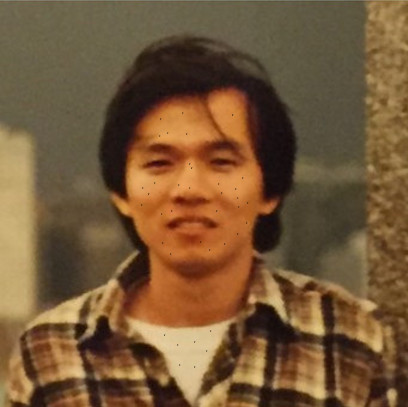
#> input picture mybook/opencv_king_book/ch11/hung.jpg, 408 x 407 px
$ python ch11_2_1.py
#> lines starting #> are read from the running program, lines starting #| are printed output that depends on the picture
# ch11_2_1.py
import cv2

src = cv2.imread("hung.jpg")
#> src is the input picture: shape (407, 408, 3); mean B, G, R 55.9, 87.9, 117.5
dst1 = cv2.boxFilter(src,-1,(2,2),normalize=0)  # ksize是 2x2 的濾波核
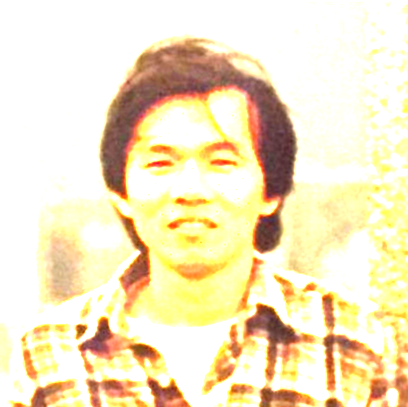
#> dst1: shape (407, 408, 3); mean B, G, R 194, 229.2, 243.7
dst2 = cv2.boxFilter(src,-1,(3,3),normalize=0)  # ksize是 3x3 的濾波核
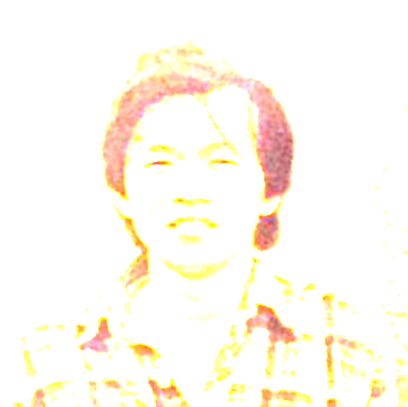
#> dst2: shape (407, 408, 3); mean B, G, R 239.2, 249.2, 254.5
dst3 = cv2.boxFilter(src,-1,(5,5),normalize=0)  # ksize是 5x5 的濾波核
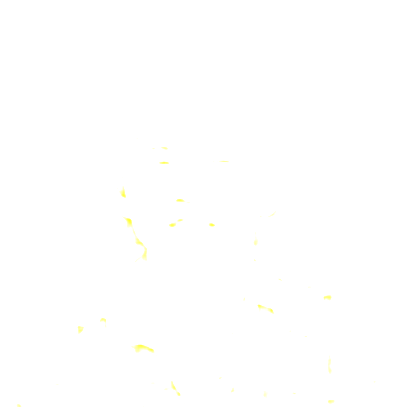
#> dst3: shape (407, 408, 3); mean B, G, R 254.6, 255, 255
cv2.imshow("src",src)
cv2.imshow("dst 2 x 2",dst1)
cv2.imshow("dst 3 x 3",dst2)
cv2.imshow("dst 5 x 5",dst3)

cv2.waitKey(0)
cv2.destroyAllWindows()
